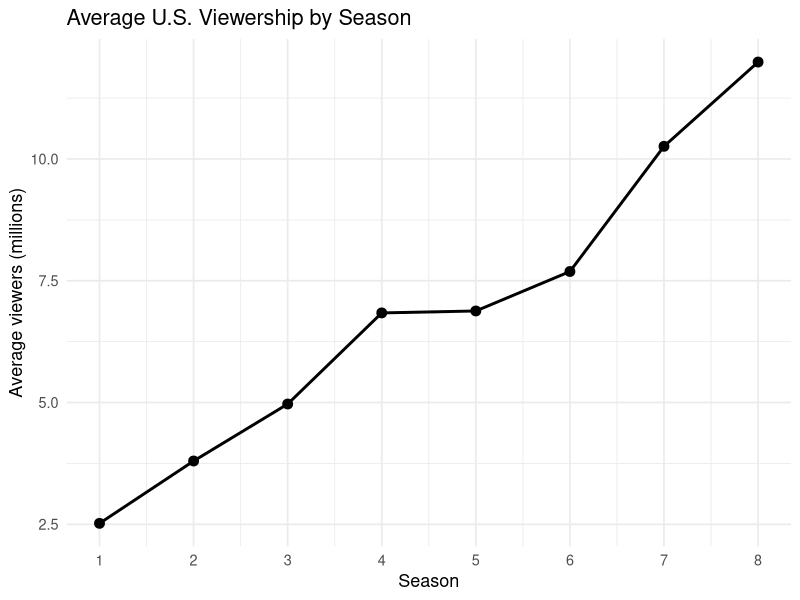
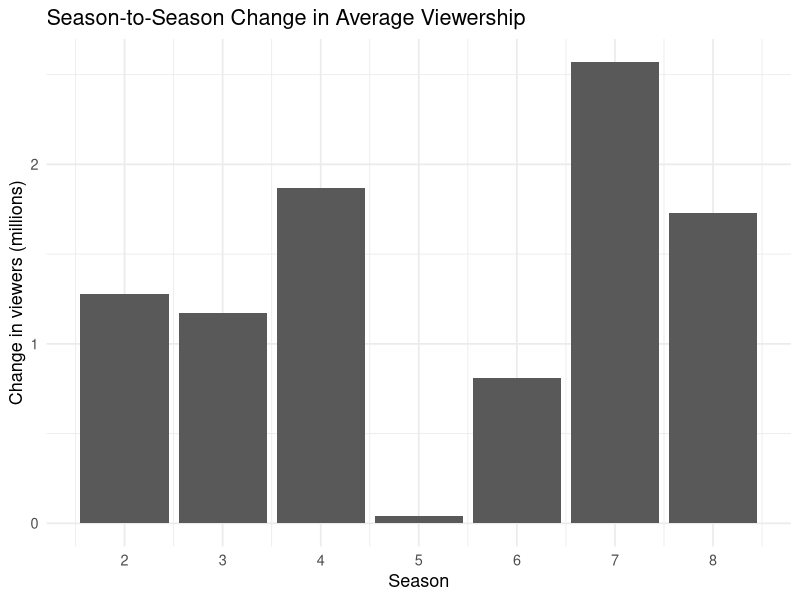

Generate these figures, in order, with R:
## ---- chunk 1
library(dplyr)
library(ggplot2)
library(knitr)
library(scales)

got <- data.frame(
  season = 1:8,
  episodes = c(10, 10, 10, 10, 10, 10, 7, 6),
  avg_viewers_m = c(2.52, 3.80, 4.97, 6.84, 6.88, 7.69, 10.26, 11.99)
)

got <- got %>%
  mutate(
    change_m = avg_viewers_m - lag(avg_viewers_m),
    pct_change = 100 * change_m / lag(avg_viewers_m)
  )

summary_tbl <- data.frame(
  Statistic = c(
    "Network",
    "Number of seasons",
    "Number of episodes",
    "First air date",
    "Last air date"
  ),
  Value = c(
    "HBO",
    "8",
    "73",
    "2011-04-17",
    "2019-05-19"
  )
)

peak_season <- got %>% slice_max(avg_viewers_m, n = 1)
largest_jump <- got %>% filter(!is.na(change_m)) %>% slice_max(change_m, n = 1)
smallest_jump <- got %>% filter(!is.na(change_m)) %>% slice_min(change_m, n = 1)
## ---- chunk 2
kable(summary_tbl, caption = "Basic information about Game of Thrones")
## ---- chunk 3
display_tbl <- got %>%
  mutate(
    `Season` = season,
    `Episodes` = episodes,
    `Average viewers (millions)` = round(avg_viewers_m, 2),
    `Change from previous season` = ifelse(
      is.na(change_m), "-", round(change_m, 2)
    ),
    `Percentage change` = ifelse(
      is.na(pct_change), "-", paste0(round(pct_change, 2), "%")
    )
  ) %>%
  select(
    `Season`,
    `Episodes`,
    `Average viewers (millions)`,
    `Change from previous season`,
    `Percentage change`
  )

kable(display_tbl, caption = "Season-level viewership statistics")
## ---- chunk 4
ggplot(got, aes(x = season, y = avg_viewers_m)) +
  geom_line(linewidth = 1) +
  geom_point(size = 3) +
  scale_x_continuous(breaks = 1:8) +
  labs(
    title = "Average U.S. Viewership by Season",
    x = "Season",
    y = "Average viewers (millions)"
  ) +
  theme_minimal(base_size = 13)
## ---- chunk 5
ggplot(got %>% filter(!is.na(change_m)), aes(x = season, y = change_m)) +
  geom_col() +
  scale_x_continuous(breaks = 2:8) +
  labs(
    title = "Season-to-Season Change in Average Viewership",
    x = "Season",
    y = "Change in viewers (millions)"
  ) +
  theme_minimal(base_size = 13)
